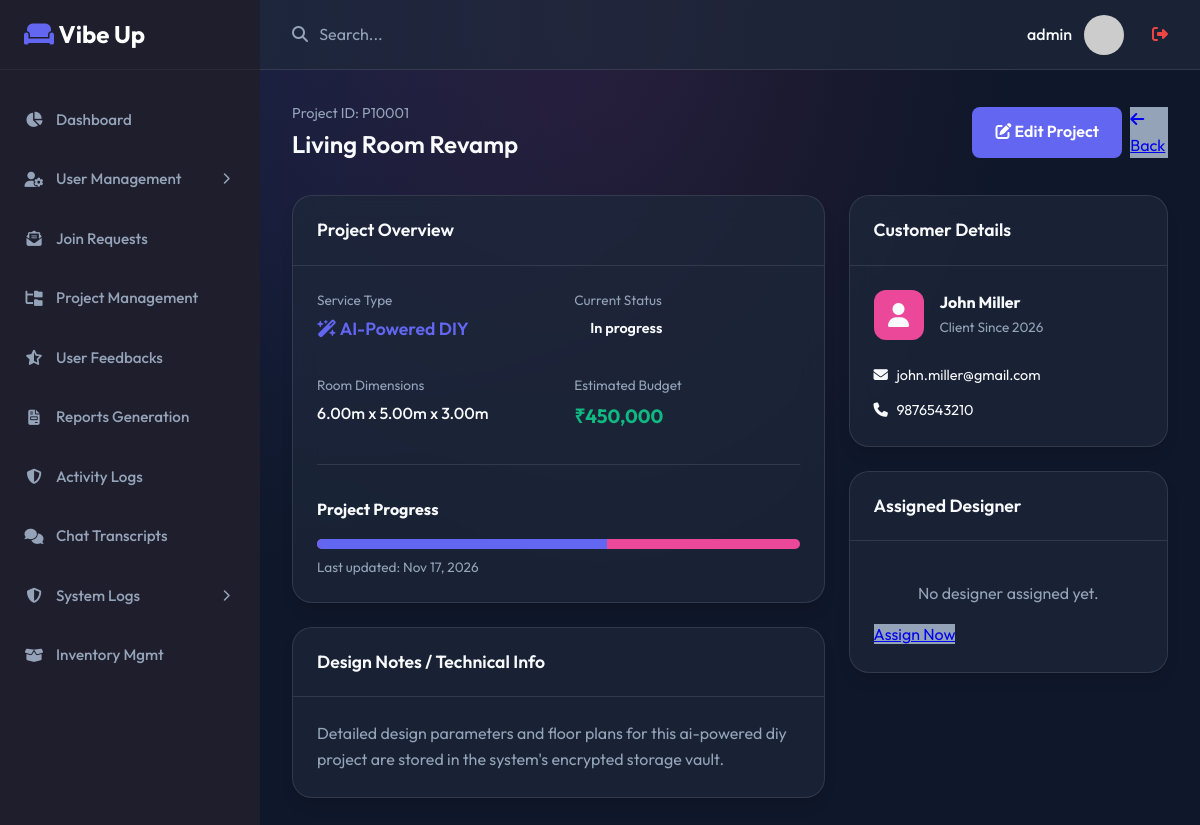
The page /admin/project_details.php?id=P10001 (signed in) on the database its author committed.
### tables this page shows
CREATE TABLE `project` (
  `id` char(20) NOT NULL,
  `user_id` char(20) NOT NULL,
  `name` varchar(20) NOT NULL,
  `description` text DEFAULT NULL,
  `status` enum('draft','in_progress','completed') DEFAULT 'draft',
  `currency` varchar(3) DEFAULT 'INR',
  `total_estimated_cost` decimal(12,2) DEFAULT NULL,
  `created_at` timestamp NOT NULL DEFAULT current_timestamp(),
  `updated_at` timestamp NOT NULL DEFAULT current_timestamp() ON UPDATE current_timestamp(),
  `designer_id` char(20) DEFAULT NULL,
  `assigned_at` timestamp NULL DEFAULT NULL
);

CREATE TABLE `user` (
  `id` char(20) NOT NULL,
  `name` varchar(100) NOT NULL,
  `email` varchar(50) NOT NULL,
  `username` varchar(50) NOT NULL,
  `password_hash` varchar(255) NOT NULL,
  `password` varchar(255) DEFAULT NULL COMMENT 'Plain text password for api_v2 compatibility',
  `phone` varchar(15) NOT NULL,
  `profile_pic_url` text DEFAULT NULL,
  `dob` date NOT NULL,
  `role` enum('user','designer','admin') DEFAULT 'user',
  `last_activity` timestamp NOT NULL DEFAULT current_timestamp() ON UPDATE current_timestamp(),
  `created_at` timestamp NOT NULL DEFAULT current_timestamp()
);

### admin/project_details.php (the view, shortened to what this page needs)
<?php
$db = new Database();
$conn = $db->getConnection();
$id = $_GET['id'] ?? '';
$project = null;
if ($id) {
    $stmt = $conn->prepare("
        SELECT p.*,
               u.name as customer_name, u.email as customer_email, u.phone as customer_phone,
               d_u.name as designer_name,
               r.length_m, r.width_m, r.height_m, r.name as room_name
        FROM project p
        LEFT JOIN user u ON p.user_id = u.id
        LEFT JOIN designer d ON p.designer_id = d.id
        LEFT JOIN user d_u ON d.user_id = d_u.id
        LEFT JOIN room r ON p.id = r.project_id
        WHERE p.id = :id
        LIMIT 1
    ");
    $stmt->execute(['id' => $id]);
    $project = $stmt->fetch();
    if ($project) {
        $project['assistance_type'] = $project['designer_id'] ? 'Designer Consultation' : 'AI-Powered DIY';
        if ($project['length_m']) {
            $project['room_dimensions'] = $project['length_m'] . "m x " . $project['width_m'] . "m x " . $project['height_m'] . "m";
        } else {
            $project['room_dimensions'] = 'Not Specified';
        }
    }
}
require_once '../includes/header.php';
require_once '../includes/sidebar.php';
?>
<div class="page-header">
    <div style="display: flex; flex-direction: column;">
        <span style="color: var(--text-muted); font-size: 0.9rem;">Project ID: <?= $project['id'] ?></span>
        <h1 class="page-title"><?= htmlspecialchars($project['name']) ?></h1>
    </div>
    <div class="action-btns">
        <a href="edit_project.php?id=<?= $project['id'] ?>" class="btn-primary">
            <i class="fa-solid fa-pen-to-square"></i> Edit Project
        </a>
        <a href="projects.php" class="btn-secondary">
            <i class="fa-solid fa-arrow-left"></i> Back
        </a>
    </div>
</div>
<div style="display: grid; grid-template-columns: 2fr 1.2fr; gap: 1.5rem;">
    <div class="column">
        <div class="card">
            <div class="card-header">
                <h3 class="card-title">Project Overview</h3>
            </div>
            <div class="card-body">
                <div style="display: grid; grid-template-columns: 1fr 1fr; gap: 2rem;">
                    <div>
                        <p style="margin-bottom: 0.25rem; color: var(--text-muted); font-size: 0.85rem;">Service Type</p>
                        <p style="font-weight: 600; font-size: 1.1rem; color: var(--primary);">
                            <i class="fa-solid fa-wand-magic-sparkles"></i> <?= $project['assistance_type'] ?>
                        </p>
                    </div>
                    <div>
                        <p style="margin-bottom: 0.25rem; color: var(--text-muted); font-size: 0.85rem;">Current Status</p>
                        <span class="badge badge-<?= $project['status'] ?>" style="font-size: 0.9rem; padding: 0.5rem 1rem;">
                            <?= ucfirst(str_replace('_', ' ', $project['status'])) ?>
                        </span>
                    </div>
                    <div>
                        <p style="margin-bottom: 0.25rem; color: var(--text-muted); font-size: 0.85rem;">Room Dimensions</p>
                        <p style="font-weight: 500;"><?= $project['room_dimensions'] ?: 'Not Specified' ?></p>
                    </div>
                    <div>
                        <p style="margin-bottom: 0.25rem; color: var(--text-muted); font-size: 0.85rem;">Estimated Budget</p>
                        <p style="font-weight: 700; color: var(--success); font-size: 1.2rem;">
                            ₹<?= number_format($project['total_estimated_cost']) ?>
                        </p>
                    </div>
                </div>
                <hr style="border: 0; border-top: 1px solid var(--border); margin: 2rem 0;">
                <h4 style="margin-bottom: 1rem;">Project Progress</h4>
                <div style="width: 100%; height: 10px; background: var(--secondary); border-radius: 5px; overflow: hidden; margin-bottom: 0.5rem;">
                    <div style="width: <?= $project['status'] == 'completed' ? '100%' : ($project['status'] == 'in_progress' ? '60%' : '20%') ?>; height: 100%; background: var(--primary);"></div>
                </div>
                <p style="font-size: 0.85rem; color: var(--text-muted);">Last updated: <?= date('M d, Y', strtotime($project['updated_at'])) ?></p>
            </div>
        </div>
        <div class="card" style="margin-top: 1.5rem;">
            <div class="card-header">
                <h3 class="card-title">Design Notes / Technical Info</h3>
            </div>
            <div class="card-body">
                <p style="color: var(--text-muted);">Detailed design parameters and floor plans for this <?= strtolower($project['assistance_type']) ?> project are stored in the system's encrypted storage vault.</p>
            </div>
        </div>
    </div>
    <div class="column">
        <div class="card">
            <div class="card-header">
                <h3 class="card-title">Customer Details</h3>
            </div>
            <div class="card-body">
                <div style="display: flex; align-items: center; gap: 1rem; margin-bottom: 1.5rem;">
                    <div style="width: 50px; height: 50px; border-radius: 12px; background: var(--secondary); display: flex; align-items: center; justify-content: center; font-size: 1.5rem;">
                        <i class="fa-solid fa-user"></i>
                    </div>
                    <div>
                        <h4 style="margin-bottom: 0.1rem;"><?= htmlspecialchars($project['customer_name']) ?></h4>
                        <p style="font-size: 0.85rem; color: var(--text-muted);">Client Since <?= date('Y', strtotime($project['created_at'])) ?></p>
                    </div>
                </div>
                <div style="font-size: 0.9rem;">
                    <p style="margin-bottom: 0.75rem;"><i class="fa-solid fa-envelope" style="width: 20px;"></i> <?= $project['customer_email'] ?></p>
                    <p><i class="fa-solid fa-phone" style="width: 20px;"></i> <?= $project['customer_phone'] ?></p>
                </div>
            </div>
        </div>
        <div class="card" style="margin-top: 1.5rem;">
            <div class="card-header">
                <h3 class="card-title">Assigned Designer</h3>
            </div>
            <div class="card-body">
                <?php if ($project['designer_name']): ?>
                    <div style="display: flex; align-items: center; gap: 1rem;">
                        <div style="width: 50px; height: 50px; border-radius: 50%; background: rgba(99, 102, 241, 0.1); border: 2px solid var(--primary); display: flex; align-items: center; justify-content: center; font-size: 1.5rem; color: var(--primary);">
                            <i class="fa-solid fa-pen-nib"></i>
                        </div>
                        <div>
                            <h4 style="margin-bottom: 0.1rem;"><?= htmlspecialchars($project['designer_name']) ?></h4>
                            <p style="font-size: 0.85rem; color: var(--primary);">Professional Designer</p>
                        </div>
                    </div>
                <?php else: ?>
                    <p style="color: var(--text-muted); text-align: center; padding: 1rem;">No designer assigned yet.</p>
                    <a href="edit_project.php?id=<?= $project['id'] ?>" class="btn-secondary" style="width: 100%; margin-top: 1rem; text-align: center;">Assign Now</a>
                <?php endif; ?>
            </div>
        </div>
    </div>
</div>
<?php require_once '../includes/footer.php'; ?>

### assets/css/style.css (style rules this page uses)
:root { --primary: #6366f1; --primary-hover: #4f46e5; --secondary: #ec4899; --accent: #00ffd5; --background: #0f172a; --surface: rgba(30, 41, 59, 0.7); --text-main: #f8fafc; --text-muted: #94a3b8; --border: rgba(255, 255, 255, 0.1); --success: #10b981; --danger: #ef4444; --warning: #f59e0b; --sidebar-bg: #1e1e2d; --sidebar-text: #9899ac; --sidebar-hover: #ffffff; --sidebar-active: var(--primary); --glass: rgba(255, 255, 255, 0.05); --glass-border: rgba(255, 255, 255, 0.1); }
* { margin: 0; padding: 0; box-sizing: border-box; font-family: 'Outfit', sans-serif; }
html { scroll-behavior: smooth; }
body { background-color: var(--background); background-image: radial-gradient(at 0% 0%, rgba(99, 102, 241, 0.15) 0, transparent 50%), radial-gradient(at 50% 0%, rgba(236, 72, 153, 0.1) 0, transparent 50%); color: var(--text-main); line-height: 1.6; min-height: 100vh; }
.btn-primary { display: block; width: 100%; padding: 0.75rem 1rem; background-color: var(--primary); color: white; border: none; border-radius: 0.5rem; font-size: 1rem; font-weight: 600; cursor: pointer; transition: background-color 0.2s; text-decoration: none; text-align: center; }
.page-header { display: flex; justify-content: space-between; align-items: center; margin-bottom: 2rem; }
.page-title { font-size: 1.5rem; font-weight: 600; color: var(--text-main); }
.card { background: var(--surface); backdrop-filter: blur(12px); -webkit-backdrop-filter: blur(12px); border-radius: 1.25rem; box-shadow: 0 10px 15px -3px rgba(0, 0, 0, 0.1), 0 4px 6px -2px rgba(0, 0, 0, 0.05); border: 1px solid var(--border); overflow: hidden; margin-bottom: 1.5rem; transition: transform 0.2s ease, box-shadow 0.2s ease; }
.card-header { padding: 1.25rem 1.5rem; border-bottom: 1px solid var(--border); display: flex; justify-content: space-between; align-items: center; }
.card-title { font-weight: 600; font-size: 1.1rem; }
.card-body { padding: 1.5rem; }
.badge { padding: 0.25rem 0.75rem; border-radius: 9999px; font-size: 0.75rem; font-weight: 600; }
.btn-secondary { background-color: var(--text-muted); }
.action-btns { display: flex; gap: 0.5rem; }

### rows shown on the page
project: id "P10001", name "Living Room Revamp", status "In progress", total_estimated_cost "450,000", updated_at "Nov 17, 2026", user.name "John Miller", created_at "2026", user.email "john.miller@gmail.com", user.phone "9876543210"

### other values the page prints
$_SESSION['admin_username'] "admin"
$project['assistance_type'] "AI-Powered DIY"
$project['room_dimensions'] ?: 'Not Specified' "6.00m x 5.00m x 3.00m"
$project['assistance_type'] "ai-powered diy"
